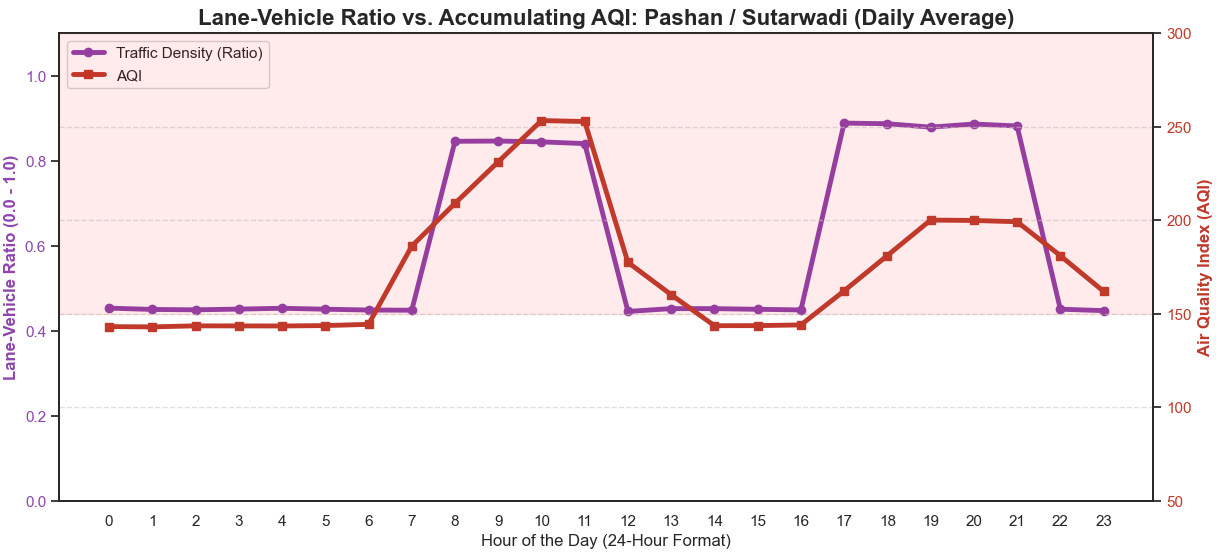

Generate this figure with Python:
import pandas as pd
import numpy as np
import matplotlib.pyplot as plt
import seaborn as sns

def generate_pashan_aqi_data():
    """Generates 3 years of synthetic hourly data for Lane-Vehicle Ratio and AQI in Pashan."""
    # Using lowercase 'h' for modern Pandas compatibility
    dates = pd.date_range(start="2023-01-01", end="2025-12-31 23:00:00", freq="h")
    df = pd.DataFrame({"Datetime": dates})
    df["Hour"] = df["Datetime"].dt.hour
    
    # 1. Simulate Lane-Vehicle Ratio (0.0 to 1.0)
    # Pashan has a high baseline because of continuous city and highway transit
    base_ratio = np.random.normal(loc=0.45, scale=0.08, size=len(dates))
    df["Lane_Vehicle_Ratio"] = base_ratio
    
    # Massive, wide Morning Peak (8 AM - 11 AM)
    morning_peak = df["Hour"].isin([8, 9, 10, 11])
    df.loc[morning_peak, "Lane_Vehicle_Ratio"] += np.random.normal(loc=0.40, scale=0.1, size=morning_peak.sum())
    
    # Massive, wide Evening Peak (5 PM - 9 PM)
    evening_peak = df["Hour"].isin([17, 18, 19, 20, 21])
    df.loc[evening_peak, "Lane_Vehicle_Ratio"] += np.random.normal(loc=0.45, scale=0.1, size=evening_peak.sum())
    
    # Cap the ratio at 1.0 (Gridlock)
    df["Lane_Vehicle_Ratio"] = df["Lane_Vehicle_Ratio"].clip(0.1, 1.0)
    
    # 2. Simulate AQI based on Traffic Density
    # Base AQI for Pashan is higher than villages (~85) due to constant highway proximity
    df["AQI"] = 85 + (df["Lane_Vehicle_Ratio"] * 130)
    
    # Add a 3-hour rolling mean to simulate severe 'Accumulation'
    # Wide traffic peaks mean exhaust fumes build up significantly over time
    df["AQI"] = df["AQI"].rolling(window=3, min_periods=1).mean()
    
    # Add Morning Inversion Layer effect (Cold morning air traps heavy highway exhaust)
    inversion_mask = df["Hour"].isin([7, 8, 9, 10, 11])
    df.loc[inversion_mask, "AQI"] *= 1.30 
    
    # Add minor random environmental noise
    df["AQI"] += np.random.normal(loc=0, scale=12, size=len(dates))
    
    return df

# 1. Load Data
df = generate_pashan_aqi_data()

# 2. Aggregate data by hour of the day
hourly_avg = df.groupby("Hour")[["Lane_Vehicle_Ratio", "AQI"]].mean().reset_index()

# 3. Visualization Setup (Dual Axis)
sns.set_theme(style="white")
fig, ax1 = plt.subplots(figsize=(15, 7))

# 4. Plot Lane-Vehicle Ratio on the primary Y-axis
color1 = '#8e44ad' # Purple for Pashan Traffic
ax1.set_xlabel("Hour of the Day (24-Hour Format)", fontsize=12)
ax1.set_ylabel("Lane-Vehicle Ratio (0.0 - 1.0)", color=color1, fontsize=12, fontweight='bold')
line1 = ax1.plot(hourly_avg["Hour"], hourly_avg["Lane_Vehicle_Ratio"], color=color1, linewidth=3.5, marker="o", label="Traffic Density (Ratio)")
ax1.tick_params(axis='y', labelcolor=color1)
ax1.set_ylim(0, 1.1)
ax1.set_xticks(np.arange(0, 24, 1))

# 5. Create a secondary Y-axis for AQI
ax2 = ax1.twinx()  
color2 = '#c0392b' # Alert Red for AQI
ax2.set_ylabel("Air Quality Index (AQI)", color=color2, fontsize=12, fontweight='bold')
line2 = ax2.plot(hourly_avg["Hour"], hourly_avg["AQI"], color=color2, linewidth=3.5, marker="s", label="AQI")
ax2.tick_params(axis='y', labelcolor=color2)
ax2.set_ylim(50, 300)

# Highlight Hazardous Zones
ax2.axhspan(150, 300, color='red', alpha=0.08, label='Unhealthy AQI Zone (>150)')

# 6. Formatting
plt.title("Lane-Vehicle Ratio vs. Accumulating AQI: Pashan / Sutarwadi (Daily Average)", fontsize=16, fontweight="bold")

# Combine legends from both axes seamlessly
lines = line1 + line2
labels = [l.get_label() for l in lines]
ax1.legend(lines, labels, loc='upper left', frameon=True)

plt.grid(True, linestyle='--', alpha=0.6)
plt.tight_layout()
plt.show()
